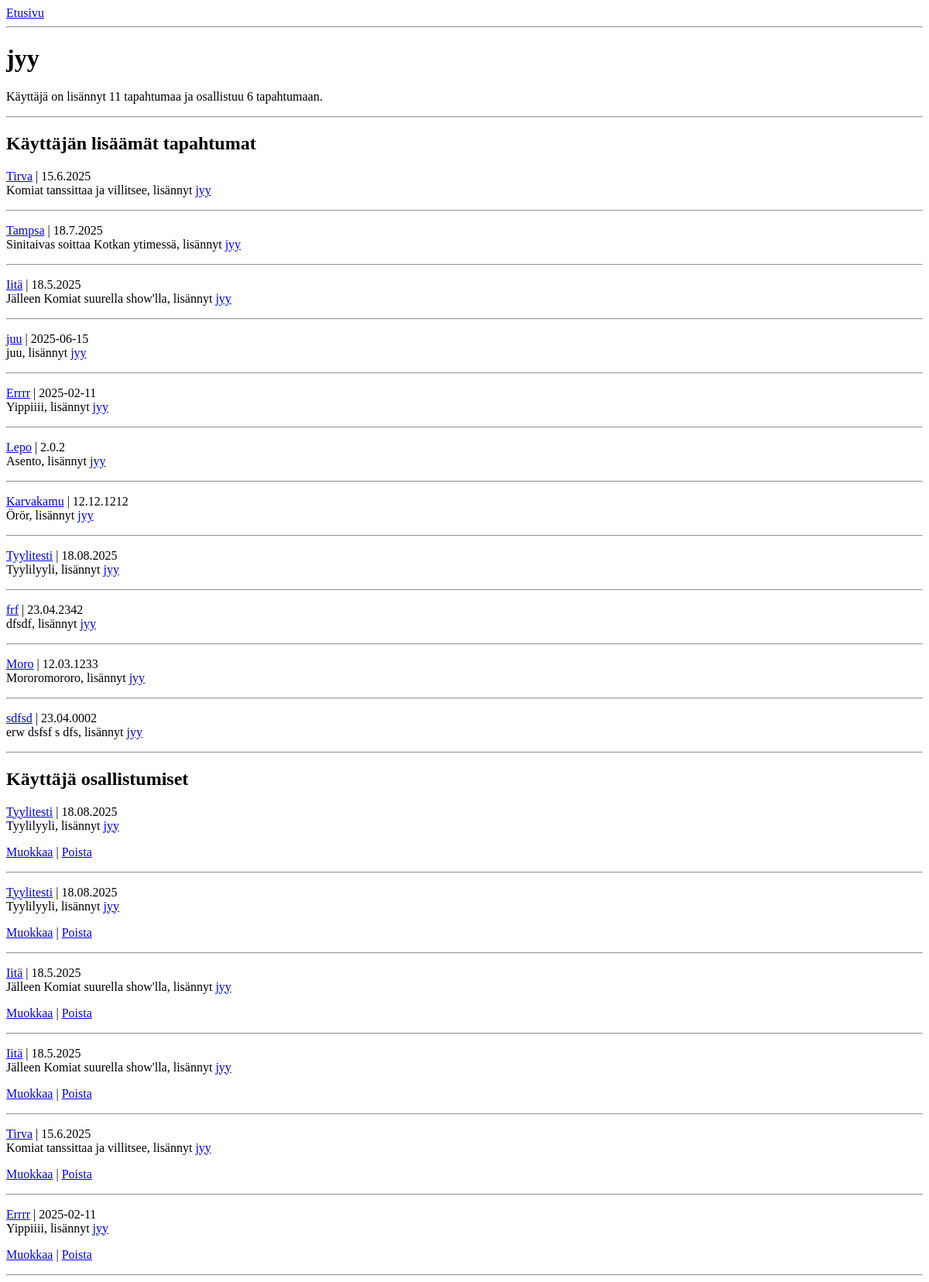
The app's page /user/jyy, older data.
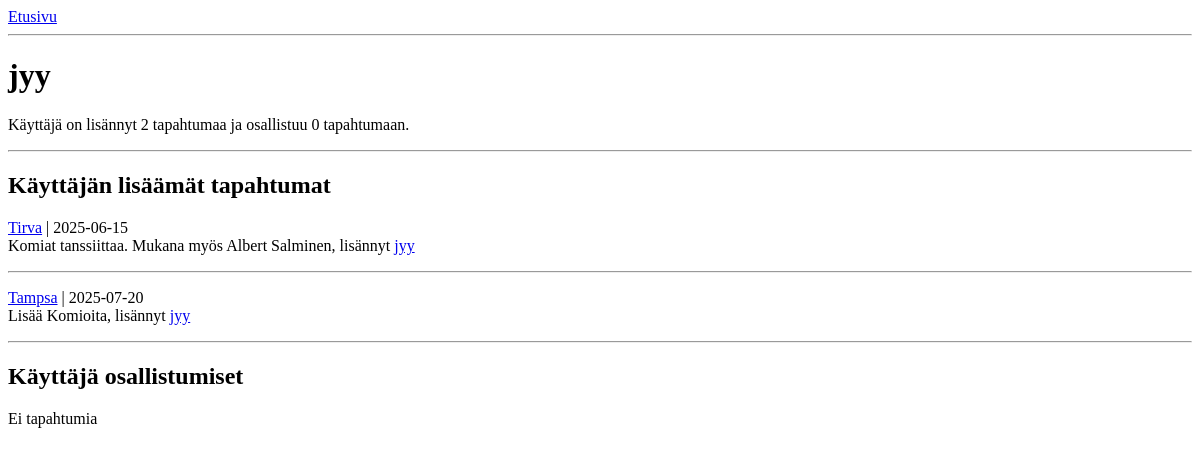
The same page, newer data.
### tables this page shows
CREATE TABLE events (
    id INTEGER PRIMARY KEY,
    title TEXT,
    content TEXT,
    start_time TEXT,
    username TEXT
);

### app.py (the view)
@app.route("/user/<username>")
def user(username):
    events = event.get_user_events(username)
    participations = event.get_user_participations(username)
    return render_template("user.html", events=events, participations=participations, username=username)

### db.py (called while the page is built)
def get_connection():
    con = sqlite3.connect("database.db")
    con.execute("PRAGMA foreign_keys = ON")
    con.row_factory = sqlite3.Row
    return con

def query(sql, params=[]):
    con = get_connection()
    result = con.execute(sql, params).fetchall()
    con.close()
    return result

### event.py (called while the page is built)
def get_user_events(username):
    sql = """SELECT e.id, e.title, e.content, e.start_time, e.username
             FROM events e WHERE e.username = ?"""
    return db.query(sql, [username])

def get_user_participations(username):
    sql = """SELECT e.id, e.title, e.content, e.start_time, e.username
             FROM events e
             JOIN event_participants ep ON e.id = ep.event_id
             WHERE ep.username = ?"""
    return db.query(sql, [username])

### templates/user.html (shortened to what this page needs)
<a href="/">Etusivu</a>
<hr>
<h1>{{username}}</h1>
<p>
    Käyttäjä on lisännyt {{events | count }} tapahtumaa ja osallistuu {{participations | count }} tapahtumaan.
</p>
<hr>
<h2>Käyttäjän lisäämät tapahtumat</h2>
{% for event in events %}
    <p>
        <a href="/event/{{event.id}}">{{ event.title }}</a> |  {{event.start_time }}
        <br />
        {{ event.content }}, lisännyt <a href="/user/{{ event.username }}">{{ event.username }}</a>
    </p>
    <hr />
{% endfor %}
<h2>Käyttäjä osallistumiset</h2>
{% if not participations %}
    <p>Ei tapahtumia</p>
{% endif %}
{% for participation in participations %}
    <p>
        <a href="/event/{{participation.id}}">{{ participation.title }}</a> |  {{participation.start_time }}
        <br />
        {{ participation.content }}, lisännyt <a href="/user/{{ participation.username }}">{{ participation.username }}</a>
    </p>
    <p>
        {% if participation.username == username %}
        <a href="/edit/{{ participation.id }}">Muokkaa</a>  |
        <a href="/delete/{{ participation.id }}">Poista</a>
        {% endif %}
    </p>
    <hr />
{% endfor %}

Row changes from the older to the newer data that the page shows:
no longer on one of the page's lists (row edited): events: title "Tirva", start_time "15.6.2025", content "Komiat tanssittaa ja villitsee", username "jyy"
removed events: title "Iitä", start_time "18.5.2025", content "Jälleen Komiat suurella show'lla", username "jyy"
removed events: title "juu", start_time "2025-06-15", content "juu", username "jyy", shown under "Käyttäjän lisäämät tapahtumat"
removed events: title "Errrr", start_time "2025-02-11", content "Yippiiii", username "jyy"
removed events: title "Lepo", start_time "2.0.2", content "Asento", username "jyy", shown under "Käyttäjän lisäämät tapahtumat"
removed events: title "Karvakamu", start_time "12.12.1212", content "Örör", username "jyy", shown under "Käyttäjän lisäämät tapahtumat"
removed events: title "Tyylitesti", start_time "18.08.2025", content "Tyylilyyli", username "jyy"
removed events: title "frf", start_time "23.04.2342", content "dfsdf", username "jyy", shown under "Käyttäjän lisäämät tapahtumat"
removed events: title "Moro", start_time "12.03.1233", content "Mororomororo", username "jyy", shown under "Käyttäjän lisäämät tapahtumat"
removed events: title "sdfsd", start_time "23.04.0002", content "erw dsfsf s dfs", username "jyy", shown under "Käyttäjän lisäämät tapahtumat"
changed events "Tirva": start_time "15.6.2025" → "2025-06-15"; content "Komiat tanssittaa ja villitsee" → "Komiat tanssiittaa. Mukana myös Albert Salminen"
changed events "Tampsa": start_time "18.7.2025" → "2025-07-20"; content "Sinitaivas soittaa Kotkan ytimessä" → "Lisää Komioita"
Text that changed along with them:
{{ events | count }}: "11" → "2"
{{ participations | count }}: "6" → "0"
text now shown: "Ei tapahtumia"
